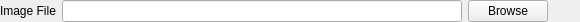
<?xml version="1.0" encoding="UTF-8"?>
<ui version="4.0">
 <class>ImageSourceToolbar</class>
 <widget class="QWidget" name="ImageSourceToolbar">
  <property name="geometry">
   <rect>
    <x>0</x>
    <y>0</y>
    <width>580</width>
    <height>22</height>
   </rect>
  </property>
  <property name="sizePolicy">
   <sizepolicy hsizetype="Preferred" vsizetype="Preferred">
    <horstretch>0</horstretch>
    <verstretch>0</verstretch>
   </sizepolicy>
  </property>
  <property name="minimumSize">
   <size>
    <width>0</width>
    <height>22</height>
   </size>
  </property>
  <property name="windowTitle">
   <string notr="true">Form</string>
  </property>
  <layout class="QHBoxLayout" name="horizontalLayout" stretch="0,1,0,0">
   <property name="leftMargin">
    <number>0</number>
   </property>
   <property name="topMargin">
    <number>0</number>
   </property>
   <property name="rightMargin">
    <number>0</number>
   </property>
   <property name="bottomMargin">
    <number>0</number>
   </property>
   <item>
    <widget class="QLabel" name="pathLabel">
     <property name="sizePolicy">
      <sizepolicy hsizetype="Maximum" vsizetype="Fixed">
       <horstretch>0</horstretch>
       <verstretch>0</verstretch>
      </sizepolicy>
     </property>
     <property name="minimumSize">
      <size>
       <width>0</width>
       <height>22</height>
      </size>
     </property>
     <property name="text">
      <string notr="true">Image File</string>
     </property>
     <property name="buddy">
      <cstring>path</cstring>
     </property>
    </widget>
   </item>
   <item>
    <widget class="QLineEdit" name="path">
     <property name="minimumSize">
      <size>
       <width>100</width>
       <height>22</height>
      </size>
     </property>
     <property name="maximumSize">
      <size>
       <width>400</width>
       <height>16777215</height>
      </size>
     </property>
     <property name="text">
      <string notr="true"/>
     </property>
     <property name="readOnly">
      <bool>true</bool>
     </property>
    </widget>
   </item>
   <item>
    <widget class="QPushButton" name="browse">
     <property name="sizePolicy">
      <sizepolicy hsizetype="Preferred" vsizetype="Fixed">
       <horstretch>0</horstretch>
       <verstretch>0</verstretch>
      </sizepolicy>
     </property>
     <property name="minimumSize">
      <size>
       <width>0</width>
       <height>22</height>
      </size>
     </property>
     <property name="text">
      <string>Browse</string>
     </property>
    </widget>
   </item>
   <item>
    <spacer name="horizontalSpacer">
     <property name="orientation">
      <enum>Qt::Orientation::Horizontal</enum>
     </property>
     <property name="sizeHint" stdset="0">
      <size>
       <width>0</width>
       <height>20</height>
      </size>
     </property>
    </spacer>
   </item>
  </layout>
 </widget>
 <resources/>
 <connections/>
</ui>
